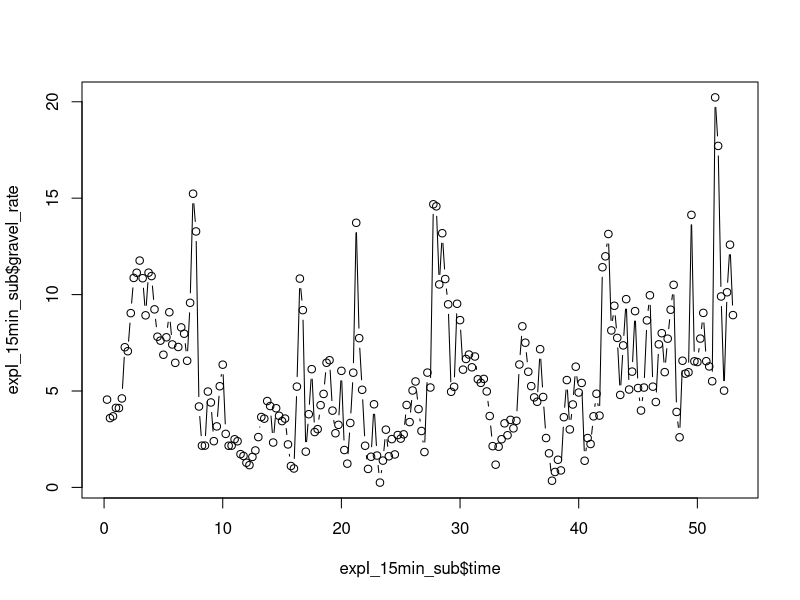
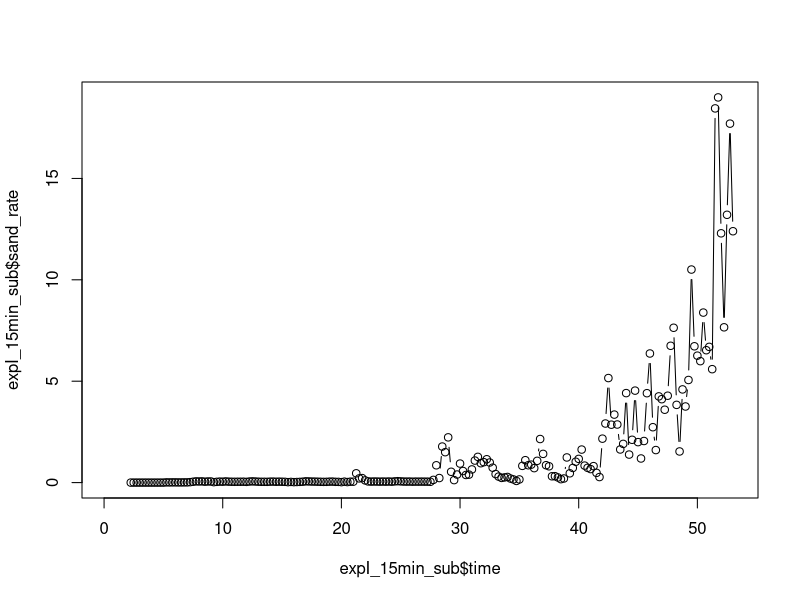
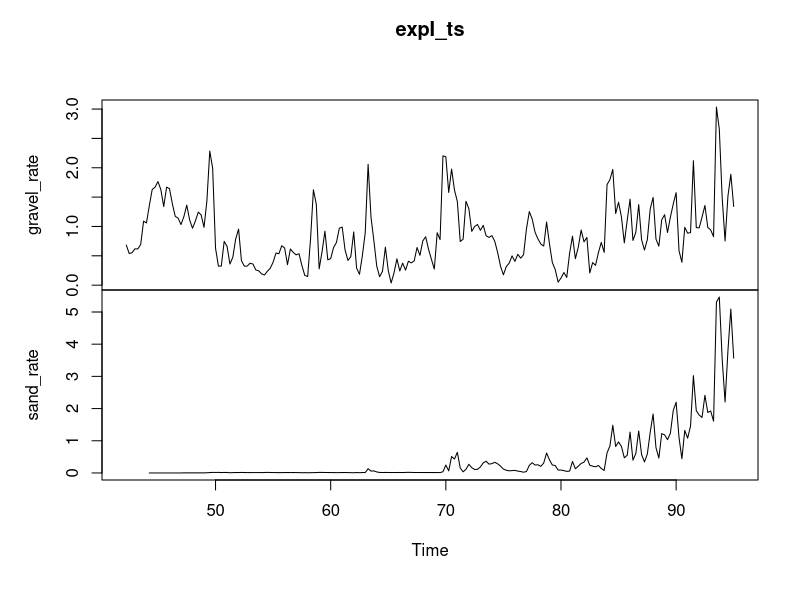

Write the R code that produced these figures, in order. (Note: this script raises an error after producing the figures.)


# Read Marwan's data, subset and rename 5 columns ------------------------------

# Load Experiment I. Gravel feed is set at 4.33 g/ms,
# while the sand feed starts at 0 g/ms and increases to 13.0 g/ms. The
# experiment was run for 95 hrs with a data point every 15 min.

expI_15min <- read.csv("ExpI-SievedData.csv", header=TRUE)
expI_15min_sub <- expI_15min[,c(3,10,13,12,14)]
colnames(expI_15min_sub) <- c("time","gravel_rate","gravel_feed","sand_rate","sand_feed")
head(expI_15min_sub)
good <- complete.cases(expI_15min_sub)
expI_15min_sub <- expI_15min_sub[good,]
expI_15min_sub$sand_rate <- ifelse(expI_15min_sub$sand_feed==0,NA,expI_15min_sub$sand_rate)
expI_15min_sub$sand_rate <- ifelse(expI_15min_sub$sand_feed == 0, NA, expI_15min_sub$sand_rate)
head(expI_15min_sub)

plot(expI_15min_sub$time,expI_15min_sub$gravel_rate,type="b")
plot(expI_15min_sub$time,expI_15min_sub$sand_rate,type="b")

# Scale the data by the RMS of the distribution:
expI_dat <- expI_15min_sub[,c(2,4)]
norm_expI_dat <- sqrt(colMeans(expI_dat^2,na.rm=T))
expI_dat_n <- sweep(expI_dat, 2, norm_expI_dat, "/")

# Create the timeseries:
expI_ts <- ts(data = expI_dat_n, start = 42.25, end = 95, frequency = 4)
#expI_ts <- ts(data = expI_dat_n, start = 0, end = 52.75, frequency = 4)
head(expI_ts)
tail(expI_ts)
plot(expI_ts)

# Set window length (see Golyandina, N., Korobeynikov, A., Shlemov, A., Usevich,
# K., 2013. Multivariate and 2D Extensions of Singular Spectrum Analysis with the
# Rssa Package. arXiv. doi:10.18637/jss.v067.i02):
N_expI <- length(expI_ts[,1])
s_expI <- length(expI_ts[1,])
window_length <- round(s_expI*(N_expI+1)/(s_expI+1))
print(window_length)


# Basic MSSA -------------------------------------------------------------------

s_expI <- ssa(expI_ts, L=window_length, kind="mssa") # Create an SSA object
s_expI # Look inside the SSA object for relevant details
plot(s_expI) # These are the eignevalues
plot(s_expI, type = "vectors", idx = 1:14) # These are the first eigenvectors given by the vector indicies
plot(s_expI, type = "paired", idx = 1:14, plot.contrib = FALSE) # These are the pairs of eigenvectors -- the 'groups' arguement specifies the grouping plot
plot(wcor(s_expI)) # This produces a w-correlation matrix
grouping.auto(s_expI, grouping.method = c("wcor"))

# Stop an determine the eigenvectors that represent the trend:
s_expI_recon <- reconstruct(s_expI, groups = list(1:2)) #list the eigenvectors that represent the trend -- "s_expI_recon" contains the residuals
expI_trend <- s_expI_recon$F1 #feature vector 1 (F1) represents eignevector 1, while F2 represents eigenvector 2... add additional vectors as needed if the trend is represented by multiple eigenvectos (e.g. s_expI_recon$F1 + s_expI_recon$F2...)
plot(expI_trend) #plot the trend
plot(expI_ts)

# Stop an determine the eigenvectors that represent the trend:
s_expI_res <- residuals(s_expI_recon) # Extract the residuals
plot(s_expI_res) # Plot the results and look for cyclical behavoir in the data
period_expI <- spec.pgram(s_expI_res[21:212,], spans=5, detrend = FALSE, log = "no") # Plot a periodogram and look for periods in the data
period_expI # Looks like 38.4 hour period for gravel and 7.4 hours for sand

# Stop and determine the best choice for L:
s2_expI <- ssa(s_expI_res, L=window_length, kind="mssa") # for better seperatebility, set "L" to the maximium value of "N/2" and evenly divisible by the period
plot(s2_expI) #these are the eignevalues
plot(s2_expI, type = "vectors", idx = 1:12)
plot(s2_expI, type = "paired", idx =1:12, plot.contrib = FALSE)
plot(wcor(s2_expI, groups = as.list(1:16)))

grouping.auto(s2_expI, grouping.method = c("wcor"))

# Stop an determine the eigenvectors that represent the seasonal component:
seasons_expI <- reconstruct(s2_expI, groups = list(1:2,3:4,5:6))
parestimate(s2_expI, groups = list(1:2,3:4,5:6),method = "esprit")
plot(seasons_expI)
saveRDS(seasons_expI, "output/seasons_expI.rds")

# For convience, repeat the reconstruction in one step:
recon_expI <- reconstruct(s_expI,
                     groups = list(Trend = 1:2, Seasonality = c(3:4,5:6,7:8)))

recon_expI_final <- plot(recon_expI, plot.method = "xyplot", superpose = FALSE,
     auto.key = list(columns = 3),
     col = c("blue", "green", "red", "violet"),
     lty = c(rep(1, 4), rep(2, 4), rep(3, 4)))

print(recon_expI_final)
saveRDS(recon_expI_final, "output/recon_expI_final.rds")


# Examine the noise ------------------------------------------------------------

# Noise Envelope:
res_expI <- residuals(recon_expI) #extract the residuals
env_expI <- ssa(res_expI^2, L=12)
rsd_expI <- sqrt(reconstruct(env_expI, groups=list(1))$F1)

par(mfrow=c(2,1))
g.noise.plot(res_expI,rsd_expI)
s.noise.plot(res_expI,rsd_expI)

saveRDS(res_expI, "output/res_expI.rds")
saveRDS(rsd_expI, "output/rsd_expI.rds")


# Test for white noise
parestimate(s_expI, groups = list(Trend = 1:2, Seasonality = c(3:4,5:6,7:8)),method = "esprit")

# https://robjhyndman.com/hyndsight/ljung-box-test/ For seasonal time series, use h = min(2m,T/5) where T = length of record; m = period of seasonality; h = no. lags to test

Box.test(res_expI[,1],type="Ljung",lag=42)
# Reject the null hypothesis...The gravel data are not independently distributed; they exhibit serial correlation

Box.test(res_expI[,2],type="Ljung",lag=42)
# Reject the null hypothesis...The sand data are not independently distributed; they exhibit serial correlation


boot.mean <- function(x,i){boot.mean <- mean(x[i],na.rm=T)}

gres_boot_expI <- boot(abs(res_expI[,1]), boot.mean, R = 10000)
print(gres_boot_expI)
sres_boot_expI <- boot(abs(res_expI[,2]), boot.mean, R = 10000)
print(sres_boot_expI)


# Transform data to orginal units ----------------------------------------------

gravel_signal_n <- data.frame(gravel_signal = expI_trend[,1] + seasons_expI$F1[,1] + seasons_expI$F2[,1] + seasons_expI$F3[,1])
gravel_signal <- gravel_signal_n * norm_expI_dat[1]

sand_signal_n <- data.frame(sand_signal = expI_trend[,2] + seasons_expI$F1[,2] + seasons_expI$F2[,2] + seasons_expI$F3[,2])
sand_signal <- sand_signal_n * norm_expI_dat[2]

gravel_noise_n <- data.frame(gravel_noise = rsd_expI[,1])
gravel_noise <- gravel_noise_n * norm_expI_dat[1]

sand_noise_n <- data.frame(sand_noise = rsd_expI[,2])
sand_noise <- sand_noise_n * norm_expI_dat[2]

gravel_trend_n <- data.frame(gravel_trend = expI_trend[,1])
gravel_trend <- gravel_trend_n * norm_expI_dat[1]

sand_trend_n <- data.frame(sand_trend = expI_trend[,2])
sand_trend <- sand_trend_n * norm_expI_dat[2]

expI_15min_output <- merge.zoo(gravel_signal,sand_signal,gravel_noise,sand_noise,expI_15min_sub$gravel_rate,expI_15min_sub$sand_rate,expI_15min_sub$gravel_feed,expI_15min_sub$sand_feed)
names(expI_15min_output) <- c("gravel_signal","sand_signal","gravel_noise","sand_noise","gravel_rate","sand_rate","gravel_feed","sand_feed")
expI_15min_output$lower_gravel <- expI_15min_output[,1] - expI_15min_output[,3]
expI_15min_output$upper_gravel <- expI_15min_output[,1] + expI_15min_output[,3]
expI_15min_output$lower_sand <- expI_15min_output[,2] - expI_15min_output[,4]
expI_15min_output$upper_sand <- expI_15min_output[,2] + expI_15min_output[,4]

plot_lims <- ifelse(is.na(expI_15min_output),0,expI_15min_output)
plot(expI_15min_output$gravel_signal, ylim = c(min(plot_lims),max(plot_lims)), ylab = "Rate (g/ms)", xlab = "Time (hrs)",type = "l",lwd=2,main="Exp I")
lines(expI_15min_output$sand_signal,lwd=2,col="red")
lines(expI_15min_output$upper_gravel,lty=2)
lines(expI_15min_output$lower_gravel,lty=2)
points(expI_15min_output$gravel_rate,pch=1,cex=.5)
lines(expI_15min_output$gravel_feed,type="l",lty=3)
lines(expI_15min_output$upper_sand,lty=2,col="red")
lines(expI_15min_output$lower_sand,lty=2,col="red")
points(expI_15min_output$sand_rate,pch=1,cex=.5,col="red")
lines(expI_15min_output$sand_feed,type="l",lty=3,col="red")

# Output data
write.csv(expI_15min_output,"expI_15min_out.csv")

mean(expI_15min_output$gravel_rate / expI_15min_output$gravel_noise)



